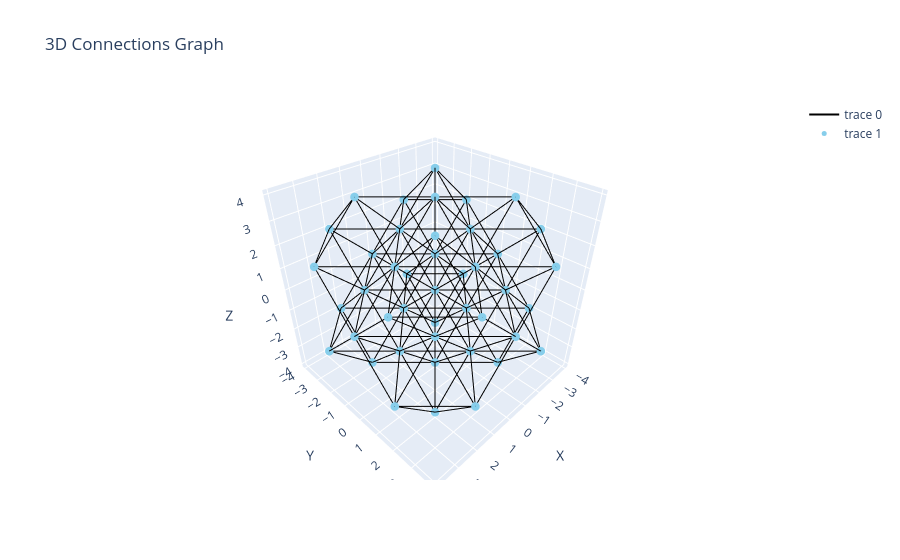

Write notebook code for a chart like this one.
### Code cell
# Define the cutoff distance
cutoff_distance = 3.1

# Create the cluster
surfaces = [(1, 1, 0), (1, 1, 1), (1, 1, 1)]
layers = [3, 3, 3]
lc = 3.9296
cluster = FaceCenteredCubic('Pt', surfaces, layers, latticeconstant=lc)

# Get atomic positions as a NumPy array
positions = cluster.get_positions()

# Calculate pairwise distances between atoms
distances = np.linalg.norm(positions[:, np.newaxis, :] - positions, axis=2)

# Create a graph from the distances
graph = nx.Graph()
num_atoms = len(positions)
graph.add_nodes_from(range(num_atoms))

# Add edges for immediate neighbors based on the cutoff distance
for i in range(num_atoms):
    for j in range(i + 1, num_atoms):
        if distances[i, j] <= cutoff_distance:
            graph.add_edge(i, j, weight=distances[i, j])

# Assign coordinates to graph nodes
for node, position in zip(graph.nodes, positions):
    x_coordinate, y_coordinate, z_coordinate = position
    graph.nodes[node]['x_coordinate'] = x_coordinate
    graph.nodes[node]['y_coordinate'] = y_coordinate
    graph.nodes[node]['z_coordinate'] = z_coordinate

# Get the coordinates for nodes in the graph
x_nodes = [graph.nodes[node]['x_coordinate'] for node in graph.nodes]
y_nodes = [graph.nodes[node]['y_coordinate'] for node in graph.nodes]
z_nodes = [graph.nodes[node]['z_coordinate'] for node in graph.nodes]

# Create lists holding the starting and ending coordinates of each edge in the graph
x_edges = []
y_edges = []
z_edges = []

# Fill the coordinates lists in the graph
for edge in graph.edges():
    x_coords = [graph.nodes[edge[0]]['x_coordinate'], graph.nodes[edge[1]]['x_coordinate'], None]
    x_edges += x_coords

    y_coords = [graph.nodes[edge[0]]['y_coordinate'], graph.nodes[edge[1]]['y_coordinate'], None]
    y_edges += y_coords

    z_coords = [graph.nodes[edge[0]]['z_coordinate'], graph.nodes[edge[1]]['z_coordinate'], None]
    z_edges += z_coords

# Create a trace for the edges in the graph
trace_edges = go.Scatter3d(
    x=x_edges,
    y=y_edges,
    z=z_edges,
    mode='lines',
    line=dict(color='black', width=2),
    hoverinfo='none'
)

# Create a trace for the nodes in the graph
trace_nodes = go.Scatter3d(
    x=x_nodes,
    y=y_nodes,
    z=z_nodes,
    mode='markers',
    marker=dict(symbol='circle', size=5, color='skyblue'),
    hoverinfo='text',
    text=[f'Node {node}' for node in graph.nodes]
)

# Create the figure
fig = go.Figure(data=[trace_edges, trace_nodes])

# Set layout options
fig.update_layout(
    title='3D Connections Graph',
    scene=dict(
        xaxis=dict(title='X'),
        yaxis=dict(title='Y'),
        zaxis=dict(title='Z')
    )
)

# Show the figure
fig.show()

# Plot the graph
#pos = nx.spring_layout(graph,seed=0)  # Positions for the nodes
#plt.figure()
#nx.draw_networkx(graph, pos=pos, with_labels=False, node_size=50)
#plt.title('Atomic Positions Graph')
#plt.axis('off')
#plt.show()


#print("\nGraph G:")
#plt.figure()
#pos_G = nx.spring_layout(graph, seed=0)  # Use spring layout for consistent plotting
#nx.draw(graph, pos=pos_G, with_labels=True, node_color='skyblue', node_size=200, edge_color='black', width=2)
#plt.title('Graph G')
#plt.show()

### Figure 1 — Plotly figure (JSON) as saved in the notebook; plotly's stock layout.template omitted (floating-point values rounded to 4 significant figures; data arrays with more than 128 entries replaced by an {"elided": "..."} marker saying what was removed)
{"data": [{"hoverinfo": "none", "line": {"color": "black", "width": 2}, "mode": "lines", "type": "scatter3d", "x": {"elided": "468 float values"}, "y": {"elided": "468 float values"}, "z": {"elided": "468 float values"}}, {"hoverinfo": "text", "marker": {"color": "skyblue", "size": 5, "symbol": "circle"}, "mode": "markers", "text": ["Node 0", "Node 1", "Node 2", "Node 3", "Node 4", "Node 5", "Node 6", "Node 7", "Node 8", "Node 9", "Node 10", "Node 11", "Node 12", "Node 13", "Node 14", "Node 15", "Node 16", "Node 17", "Node 18", "Node 19", "Node 20", "Node 21", "Node 22", "Node 23", "Node 24", "Node 25", "Node 26", "Node 27", "Node 28", "Node 29", "Node 30", "Node 31", "Node 32", "Node 33", "Node 34", "Node 35", "Node 36", "Node 37", "Node 38", "Node 39", "Node 40", "Node 41", "Node 42"], "type": "scatter3d", "x": [-3.93, -1.965, -1.965, -3.93, -1.965, -1.965, -1.965, -3.93, -1.965, -1.965, -3.93, -3.93, -1.965, -1.965, -1.965, -1.965, -1.965, 0, 1.965, 1.965, 0, 0, 1.965, 1.965, 1.965, 0, 0, 1.965, 1.965, 0, 0, 1.965, 1.965, 0, 1.965, 1.965, 0, 1.965, 3.93, 3.93, 3.93, 3.93, 3.93], "y": [-1.965, -3.93, -1.965, -1.965, -3.93, -1.965, -1.965, 1.965, 0, 1.965, 0, 1.965, 0, 1.965, 1.965, 3.93, 3.93, -1.965, -3.93, -1.965, -3.93, -1.965, -3.93, -1.965, -1.965, 0, 1.965, 0, 1.965, 0, 1.965, 0, 1.965, 0, 1.965, 3.93, 3.93, 3.93, -1.965, -1.965, 1.965, 0, 1.965], "z": [-1.965, -1.965, -3.93, 1.965, 1.965, 0, 3.93, -1.965, -1.965, -3.93, 0, 1.965, 1.965, 0, 3.93, -1.965, 1.965, -1.965, -1.965, -3.93, 0, 1.965, 1.965, 0, 3.93, -3.93, -1.965, -1.965, -3.93, 0, 1.965, 1.965, 0, 3.93, 3.93, -1.965, 0, 1.965, -1.965, 1.965, -1.965, 0, 1.965]}], "layout": {"scene": {"xaxis": {"title": {"text": "X"}}, "yaxis": {"title": {"text": "Y"}}, "zaxis": {"title": {"text": "Z"}}}, "title": {"text": "3D Connections Graph"}}}
